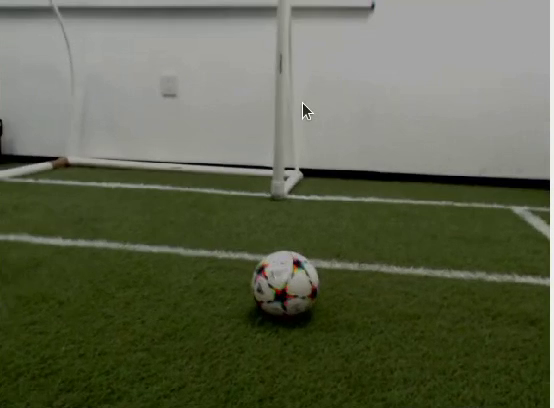
#> input picture frame 69 of ComputerVision/CROP.mp4, 554 x 408 px, given in place of video1.mp4, which was not available
$ python lines_detector.py
#> lines starting #> are read from the running program, lines starting #| are printed output that depends on the picture; after the words box and inside, x2 and y2 are one past the last pixel; in counts of white or black regions, pixels touching at a corner belong together; pictures that were not available may be replaced by others from this repository, and a replacement may not be noted
import cv2
import numpy as np
import time  # Import time for FPS calculation

# Pre-calculate zones to exclude from drawing lines
def calculate_nozone(shape, offset=50):
    y, x = shape[:2]
    y_nozone = list(range(y - offset, y + 1)) + list(range(0, offset + 1))
    x_nozone = list(range(x - offset, x + 1)) + list(range(0, offset + 1))
    return y_nozone, x_nozone

# Function to calculate and display FPS
def calculate_fps(prev_frame_time, new_frame_time, frame, position=(7, 70), font_scale=3, color=(100, 255, 0), thickness=3):
    font = cv2.FONT_HERSHEY_SIMPLEX
    # Calculate FPS
    fps = 1 / (new_frame_time - prev_frame_time)
    prev_frame_time = new_frame_time
    fps_text = str(int(fps))  # Convert FPS to an integer and then to string
    # Put FPS text on the frame
    cv2.putText(frame, fps_text, position, font, font_scale, color, thickness, cv2.LINE_AA)
    return prev_frame_time

# Open the video file
cap = cv2.VideoCapture("/video1.mp4")

# Check if the video opened successfully
if not cap.isOpened():
    print("Error: Could not open the video.")
    exit()

# Predefined kernel for morphological operations
kernel = np.ones((5, 5), np.uint8)
white_kernel = np.ones((5, 5), np.uint8)
kernel2 = np.ones((5, 5), np.uint8)

# used to record the time when we processed last frame
prev_frame_time = 0

# Pre-calculate zones to exclude from drawing lines
def calculate_nozone(shape, offset=50):
    y, x = shape[:2]
    y_nozone = list(range(y - offset, y + 1)) + list(range(0, offset + 1))
    x_nozone = list(range(x - offset, x + 1)) + list(range(0, offset + 1))
    return y_nozone, x_nozone

# Loop to read frames
while True:
    ret, orig_frame = cap.read()
#> orig_frame is the input picture: shape (408, 554, 3); mean B, G, R 76.3, 99.3, 93.8

    if not ret:
        break

    # Start measuring time for each frame
    new_frame_time = time.time()

    # Calculate zones for the current frame
    yimg_nozone, ximg_nozone = calculate_nozone(orig_frame.shape)

    # Blur and convert to grayscale
    blurred = cv2.GaussianBlur(orig_frame, (9, 9), 0)
    gray = cv2.cvtColor(blurred, cv2.COLOR_BGR2GRAY)
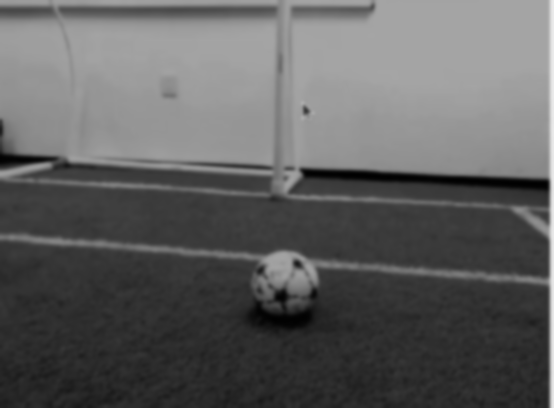
#> gray: shape (408, 554); min 1, max 236, mean 95

    # Thresholding for white mask
    _, white_msk = cv2.threshold(gray, 150, 255, cv2.THRESH_BINARY)
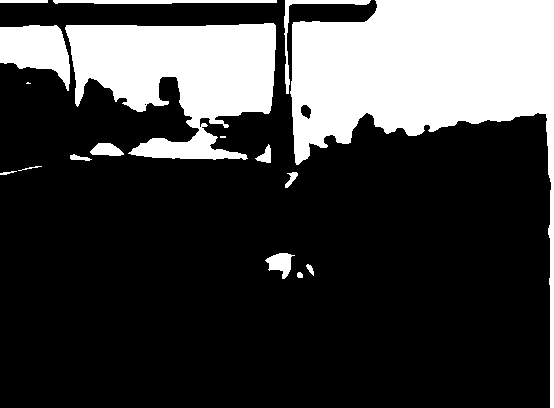
#> white_msk: shape (408, 554); 25.2% white; 17 white regions (2 under 20 px), largest, box (x1, y1, x2, y2) and area: (290, 0, 554, 408) 33259, (65, 23, 276, 160) 17997, (0, 25, 70, 91) 2886
    white_msk = cv2.dilate(white_msk, white_kernel, iterations=2)
#> white_msk: shape (408, 554); 31.4% white; 4 white regions, box (x1, y1, x2, y2) and area: (0, 0, 554, 408) 69010, (261, 249, 318, 283) 1373, (0, 162, 46, 179) 497, (22, 78, 35, 88) 127

    # Convert to LAB color space to detect field lines
    lab_frame = cv2.cvtColor(orig_frame, cv2.COLOR_BGR2LAB)
#> lab_frame: shape (408, 554, 3); mean of channels 0, 1, 2 102.7, 121.5, 140.8
    lower_green = np.array([0, 0, 100])  # Lower bound for green
    upper_green = np.array([185, 125, 180])  # Upper bound for green
    mask_green = cv2.inRange(lab_frame, lower_green, upper_green)
#> mask_green: shape (408, 554); 55.7% white; 22 black regions (18 under 20 px), largest, box (x1, y1, x2, y2) and area: (0, 0, 554, 408) 97087, (254, 252, 320, 328) 2933, (308, 262, 318, 280) 103, (0, 169, 16, 172) 33

    # Morphological transformations to clean up the mask
    opening = cv2.morphologyEx(mask_green, cv2.MORPH_OPEN, kernel, iterations=1)
#> opening: shape (408, 554); 55.3% white; 4 black regions (2 under 20 px), largest, box (x1, y1, x2, y2) and area: (0, 0, 554, 408) 97495, (254, 252, 320, 328) 3548

    # Sure background
    sure_bg = cv2.erode(opening, kernel, iterations=2)
#> sure_bg: shape (408, 554); 52.7% white; 3 black regions, box (x1, y1, x2, y2) and area: (0, 0, 554, 408) 101544, (249, 248, 324, 332) 5230, (514, 274, 523, 283) 81
    sure_bg = cv2.dilate(sure_bg, kernel, iterations=2)
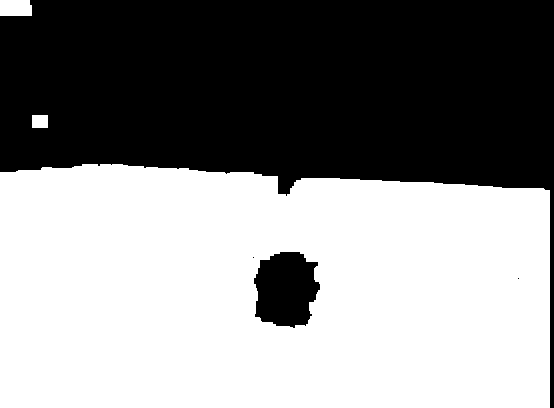
#> sure_bg: shape (408, 554); 55% white; 4 black regions (2 under 20 px), largest, box (x1, y1, x2, y2) and area: (0, 0, 554, 408) 97792, (254, 252, 320, 328) 3873

    # Adaptive thresholding to detect contours
    thresh = cv2.adaptiveThreshold(sure_bg, 255, cv2.ADAPTIVE_THRESH_MEAN_C,
                                   cv2.THRESH_BINARY_INV, blockSize=5, C=0)
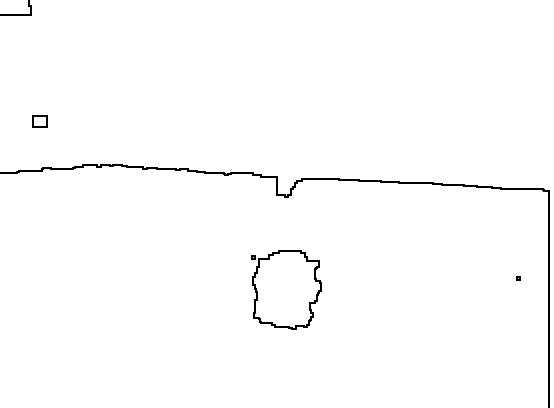
#> thresh: shape (408, 554); 98.9% white; black in thin lines or dots

    # Find contours of the field markings
    contours, _ = cv2.findContours(thresh, cv2.RETR_TREE, cv2.CHAIN_APPROX_SIMPLE)
#> contours = 11 contours, 2 with area under 20; largest, box (x1, y1, x2, y2) and area: (0, 166, 548, 408) 125035, (0, 0, 554, 408) 97028, (251, 249, 323, 331) 4641, (254, 252, 320, 328) 3741, (0, 0, 30, 14) 364

    # Draw only large contours
    dummy_mask = np.zeros_like(mask_green)
    large_contours = [c for c in contours if cv2.contourArea(c) > 100000]
#> large_contours = 1 contour; box (x1, y1, x2, y2) and area: (0, 166, 548, 408) 125035
    cv2.drawContours(dummy_mask, large_contours, -1, (255, 255, 255), 2)
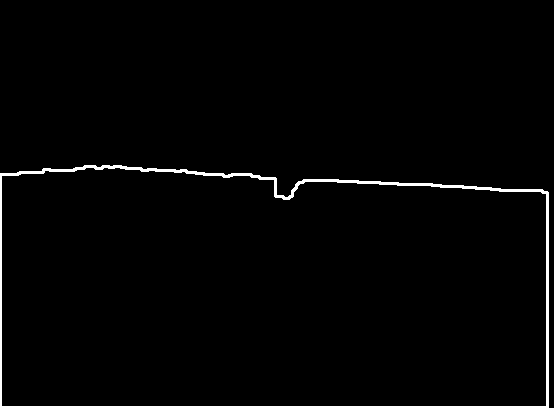
#> dummy_mask: shape (408, 554); 1.8% white; 1 white region, box (x1, y1, x2, y2) and area: (0, 165, 549, 408) 4035

    # Morphological closing to refine mask
    #adap_thrs_morph = cv2.morphologyEx(dummy_mask, cv2.MORPH_CLOSE, kernel2, iterations=1)

    # Detect lines using Hough transform
    lines = cv2.HoughLinesP(dummy_mask, rho=2, theta=np.pi / 180, threshold=250,
                            minLineLength=25, maxLineGap=50)
#> lines = [[75, 167, 547, 191], [0, 406, 548, 406], [0, 407, 548, 407], [1, 405, 1, 173], [548, 405, 548, 192], [73, 168, 547, 192], [84, 165, 252, 174]]

    # Create a copy to draw lines on
    image_lines_thrs = orig_frame.copy()
    lines_thrs = np.zeros_like(dummy_mask)

    # Draw detected lines while avoiding no-line zones
    if lines is not None:
        for line in lines:
            x1, y1, x2, y2 = line[0]
            if (y1 not in yimg_nozone or y2 not in yimg_nozone) and (x1 not in ximg_nozone or x2 not in ximg_nozone):
                cv2.line(image_lines_thrs, (x1, y1), (x2, y2), (255, 0, 0), 10)  # Blue lines
                cv2.line(lines_thrs, (x1, y1), (x2, y2), (255, 0, 0), 10)
#> this loop made 7 passes
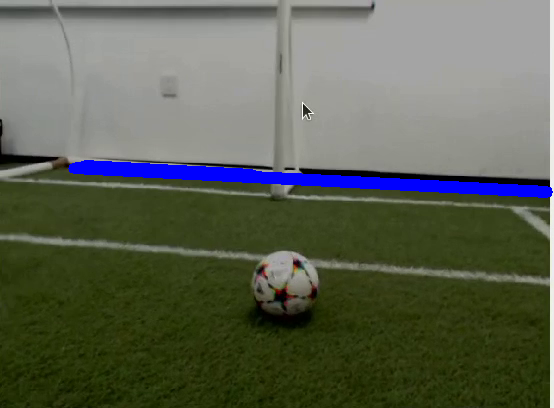
#> image_lines_thrs: shape (408, 554, 3); 2.73% of pixels changed, all inside (x1, y1, x2, y2) = (68, 160, 553, 198)
#> lines_thrs: shape (408, 554); 2.7% white; 1 white region, box (x1, y1, x2, y2) and area: (68, 160, 553, 198) 6175

    # Mask lines with white areas
    lines_thrs = cv2.bitwise_and(lines_thrs, white_msk)
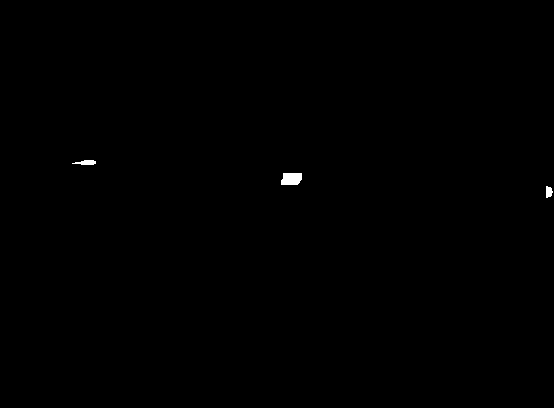
#> lines_thrs: shape (408, 554); 0.17% white; 3 white regions, box (x1, y1, x2, y2) and area: (281, 173, 302, 185) 227, (72, 160, 96, 165) 83, (546, 186, 553, 198) 64

    # Create a colored mask for detected lines
    colored_mask = np.zeros_like(orig_frame)
    colored_mask[lines_thrs == 255] = [255, 0, 0]  # Blue lines

    # Overlay the colored mask on the original frame
    overlay_image = cv2.addWeighted(orig_frame, 1, colored_mask, 1, 0)

    # Calculate and display FPS
    prev_frame_time = calculate_fps(prev_frame_time, new_frame_time, overlay_image)
#> in calculate_fps, `font = cv2.FONT_HERSHEY_SIMPLEX`: font = 0
#> prev_frame_time = 1.8e+09

    # Display the combined frame
    cv2.imshow('Combined Video', overlay_image)

    # Break loop if 'q' is pressed
    if cv2.waitKey(30) & 0xFF == ord('q'):
#> (key q is pressed here)
        break

# Release video capture and close windows
cap.release()
cv2.destroyAllWindows()

$ run again, starting later in the video
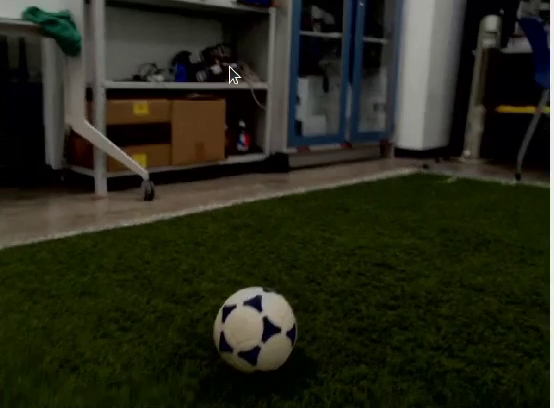
#> input picture frame 312 of ComputerVision/CROP.mp4, 554 x 408 px, given in place of video1.mp4, which was not available
#> orig_frame is the input picture: shape (408, 554, 3); mean B, G, R 26.1, 40.3, 38.9
#> lab_frame: shape (408, 554, 3); mean of channels 0, 1, 2 39.9, 124.9, 135.3
#> mask_green: shape (408, 554); 46.7% white; 222 white regions (191 under 20 px), largest, box (x1, y1, x2, y2) and area: (0, 170, 550, 408) 99992, (0, 0, 84, 58) 2412, (106, 6, 221, 36) 710
#> opening: shape (408, 554); 44.4% white; 14 white regions (1 under 20 px), largest, box (x1, y1, x2, y2) and area: (0, 170, 550, 408) 97035, (0, 0, 84, 55) 2305, (300, 94, 324, 120) 308
#> `thresh = cv2.adaptiveThreshold(sure_bg, 255, cv2.ADAPTIVE_THRESH_MEAN_..`:
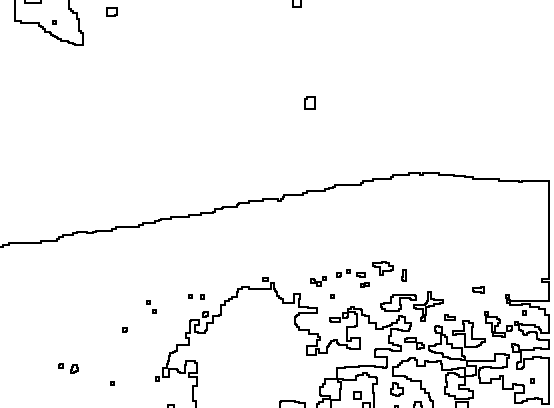
#> thresh: shape (408, 554); 95.8% white; black in thin lines or dots
#> contours = 103 contours, 47 with area under 20; largest, box (x1, y1, x2, y2) and area: (0, 0, 554, 408) 112326, (0, 174, 548, 408) 84810, (168, 284, 410, 408) 14225, (16, 0, 82, 44) 1616, (332, 374, 376, 408) 861
#> large_contours = 1 contour; box (x1, y1, x2, y2) and area: (0, 0, 554, 408) 112326
#> dummy_mask: shape (408, 554); 3.5% white; 1 white region, box (x1, y1, x2, y2) and area: (0, 0, 554, 408) 7800
#> lines = [[552, 407, 552, 0], [0, 246, 432, 170], [69, 1, 553, 1], [0, 245, 425, 170], [1, 245, 1, 0], [69, 0, 553, 0], [546, 407, 550, 178], [34, 242, 213, 211], [548, 407, 551, 207]]
#> the loop `for line in lines:` made 9 passes
#> after the loop `for line in lines:`:
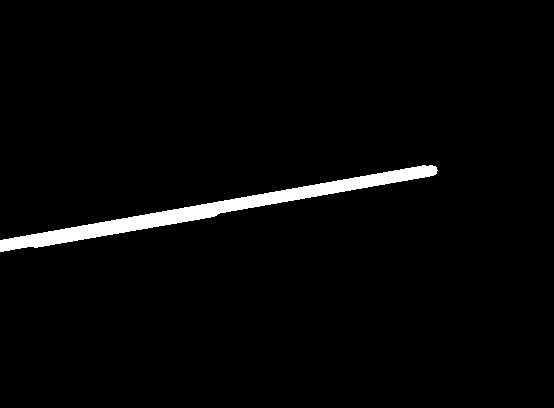
#> lines_thrs: shape (408, 554); 2.5% white; 1 white region, box (x1, y1, x2, y2) and area: (0, 165, 438, 252) 5755
#> font = 0
#> prev_frame_time = 1.8e+09

$ run again, starting later in the video
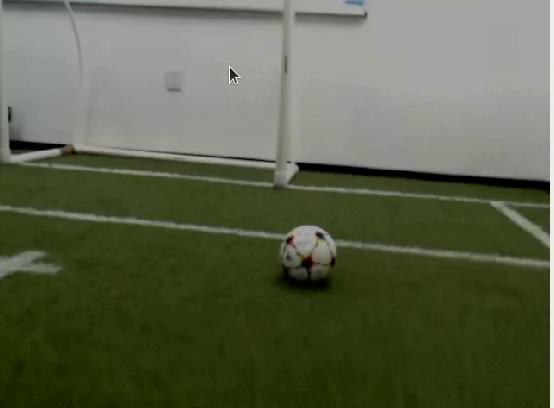
#> input picture frame 556 of ComputerVision/CROP.mp4, 554 x 408 px, given in place of video1.mp4, which was not available
#> orig_frame is the input picture: shape (408, 554, 3); mean B, G, R 73.8, 97.7, 91.3
#> lab_frame: shape (408, 554, 3); mean of channels 0, 1, 2 100.8, 121.1, 141.2
#> mask_green: shape (408, 554); 61.5% white; 21 black regions (19 under 20 px), largest, box (x1, y1, x2, y2) and area: (6, 0, 554, 408) 85075, (282, 226, 336, 288) 2001
#> opening: shape (408, 554); 61.1% white; 4 black regions (2 under 20 px), largest, box (x1, y1, x2, y2) and area: (6, 0, 554, 408) 85576, (282, 226, 336, 288) 2291
#> `thresh = cv2.adaptiveThreshold(sure_bg, 255, cv2.ADAPTIVE_THRESH_MEAN_..`:
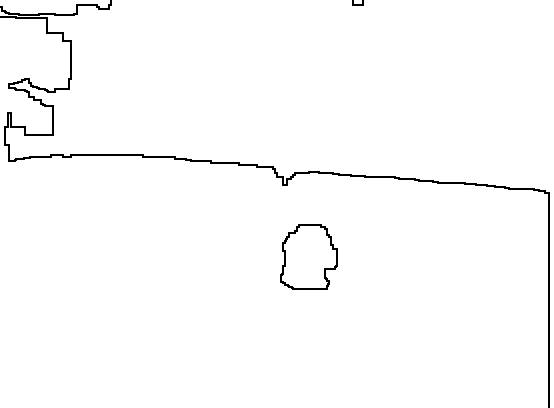
#> thresh: shape (408, 554); 98.5% white; black in thin lines or dots
#> contours = 6 contours; box (x1, y1, x2, y2) and area: (0, 18, 548, 408) 135026, (0, 0, 554, 408) 84778, (279, 223, 339, 291) 3210, (282, 226, 336, 288) 2488, (0, 0, 110, 14) 1038, (354, 0, 362, 4) 21
#> large_contours = 1 contour; box (x1, y1, x2, y2) and area: (0, 18, 548, 408) 135026
#> dummy_mask: shape (408, 554); 2.5% white; 1 white region, box (x1, y1, x2, y2) and area: (0, 17, 549, 408) 5558
#> lines = [[106, 155, 547, 193], [0, 407, 0, 17], [1, 407, 548, 407], [1, 406, 548, 406], [548, 405, 548, 194], [98, 155, 547, 194]]
#> the loop `for line in lines:` made 6 passes
#> after the loop `for line in lines:`:
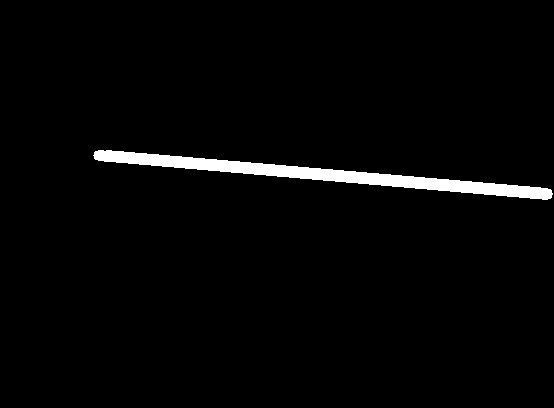
#> lines_thrs: shape (408, 554); 2.4% white; 1 white region, box (x1, y1, x2, y2) and area: (93, 150, 553, 200) 5383
#> font = 0
#> prev_frame_time = 1.8e+09
